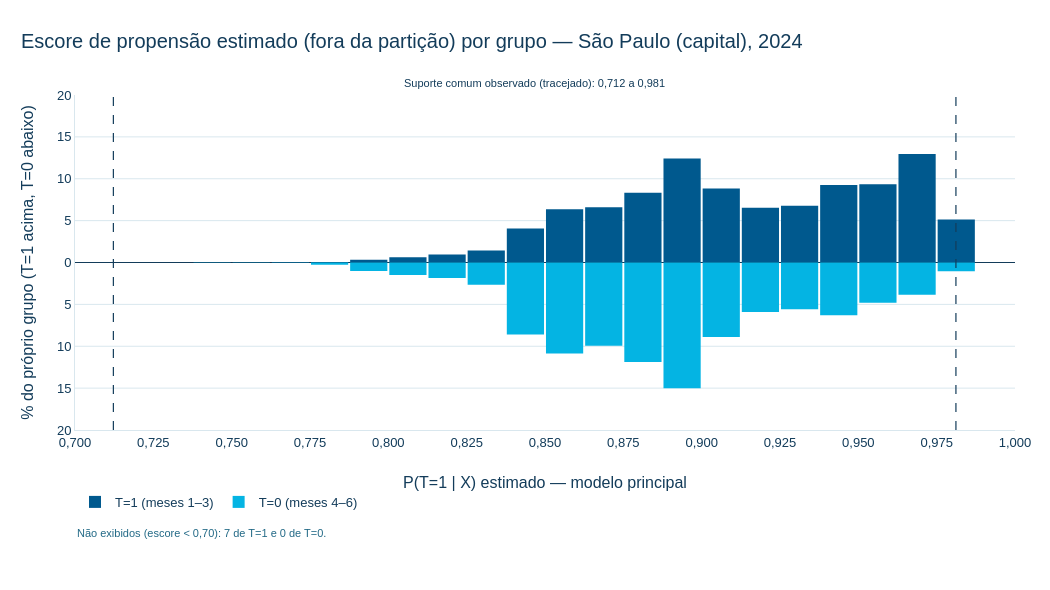

The notebook cell this image was saved under:
### Markdown cell above
Histograma espelhado, normalizado **dentro de cada grupo** (percentual do próprio grupo por faixa de 0,0125): T=1 acima do zero e T=0 abaixo, para que a diferença de tamanho entre 104 mil tratados e 10 mil controles não distorça a comparação. As linhas tracejadas marcam o suporte comum observado; o eixo começa em 0,70 e os poucos registros abaixo disso são informados na nota do gráfico.

### Code cell
e = escores["principal"]
# Histograma espelhado: T=1 acima e T=0 abaixo do zero, cada um em % do próprio grupo.
EIXO_MIN, LARGURA_BARRA = 0.70, LARGURA_FAIXA / 2
bordas = np.round(np.arange(EIXO_MIN, 1 + LARGURA_BARRA / 2, LARGURA_BARRA), 4)
centros = (bordas[:-1] + bordas[1:]) / 2
omitidos = {v: int(((e < EIXO_MIN) & (t_arr == v)).sum()) for v in (1, 0)}
fig_ps = go.Figure()
for valor, sinal, nome, cor in [(1, 1, "T=1 (meses 1–3)", CORES_IPT["AZUL_PRINCIPAL"]),
                                (0, -1, "T=0 (meses 4–6)", CORES_IPT["CIANO"])]:
    contagem, _ = np.histogram(e[t_arr == valor], bins=bordas)
    pct_grupo = 100 * contagem / (t_arr == valor).sum()
    fig_ps.add_bar(
        x=centros, y=sinal * pct_grupo, width=LARGURA_BARRA * 0.95, name=nome,
        marker=dict(color=cor), customdata=np.c_[pct_grupo, contagem],
        hovertemplate="Escore %{x:.3f}<br>%{customdata[0]:.2f}% do grupo"
                      "<br>n = %{customdata[1]:,.0f}<extra>" + nome + "</extra>")
for limite in (sc["inferior"], sc["superior"]):
    fig_ps.add_vline(x=limite, line=dict(color=CORES_IPT["AZUL_ESCURO"], dash="dash", width=1.2))
fig_ps.add_annotation(x=(sc["inferior"] + sc["superior"]) / 2, y=1.06, yref="paper", showarrow=False,
                      text=f"Suporte comum observado (tracejado): {fmt(sc['inferior'], 3)} a {fmt(sc['superior'], 3)}",
                      font=dict(size=11, color=CORES_IPT["AZUL_ESCURO"]))
fig_ps.add_annotation(x=0, xref="paper", xanchor="left", y=-0.33, yref="paper", showarrow=False,
                      text=f"Não exibidos (escore < {fmt(EIXO_MIN, 2)}): {fmt(omitidos[1])} de T=1 e {fmt(omitidos[0])} de T=0.",
                      font=dict(size=11, color=CORES_IPT["AZUL_MEDIO"]))
aplicar_tema_base(fig_ps, "Escore de propensão estimado (fora da partição) por grupo — São Paulo (capital), 2024")
limite_y = np.ceil(max(abs(v) for tr in fig_ps.data for v in tr.y) / 5) * 5
marcas = np.arange(-limite_y, limite_y + 1, 5)
fig_ps.update_layout(barmode="relative", width=1050, height=590, separators=",.",
                     margin=dict(l=75, r=35, t=95, b=160), legend=dict(orientation="h", y=-0.17, x=0))
fig_ps.update_xaxes(title="P(T=1 | X) estimado — modelo principal", range=[EIXO_MIN, 1.0], dtick=0.025,
                    tickformat=".3f")
fig_ps.update_yaxes(title="% do próprio grupo (T=1 acima, T=0 abaixo)", range=[-limite_y, limite_y],
                    tickvals=marcas, ticktext=[fmt(abs(v)) for v in marcas], zeroline=True,
                    zerolinecolor=CORES_IPT["AZUL_ESCURO"])
exibir_plotly(fig_ps)

### Figure 1 — Plotly figure (JSON) as saved in the notebook; plotly's stock layout.template omitted (floating-point values rounded to 4 significant figures)
{"data": [{"customdata": [[0.002869, 3.0], [0.002869, 3.0], [0.004781, 5.0], [0.004781, 5.0], [0.01339, 14.0], [0.03442, 36.0], [0.05929, 62.0], [0.3165, 331.0], [0.6302, 659.0], [0.9543, 998.0], [1.433, 1499.0], [4.05, 4235.0], [6.37, 6662.0], [6.587, 6888.0], [8.315, 8696.0], [12.42, 12990.0], [8.831, 9235.0], [6.525, 6824.0], [6.763, 7072.0], [9.244, 9667.0], [9.342, 9770.0], [12.95, 13550.0], [5.131, 5366.0], [0.0, 0.0]], "hovertemplate": "Escore %{x:.3f}<br>%{customdata[0]:.2f}% do grupo<br>n = %{customdata[1]:,.0f}<extra>T=1 (meses 1–3)</extra>", "marker": {"color": "#00598E"}, "name": "T=1 (meses 1–3)", "type": "bar", "width": 0.01188, "x": [0.7063, 0.7188, 0.7312, 0.7438, 0.7562, 0.7688, 0.7812, 0.7937, 0.8063, 0.8187, 0.8313, 0.8438, 0.8562, 0.8688, 0.8812, 0.8938, 0.9062, 0.9187, 0.9313, 0.9437, 0.9563, 0.9688, 0.9812, 0.9938], "y": [0.002869, 0.002869, 0.004781, 0.004781, 0.01339, 0.03442, 0.05929, 0.3165, 0.6302, 0.9543, 1.433, 4.05, 6.37, 6.587, 8.315, 12.42, 8.831, 6.525, 6.763, 9.244, 9.342, 12.95, 5.131, 0.0]}, {"customdata": [[0.009883, 1.0], [0.0, 0.0], [0.009883, 1.0], [0.01977, 2.0], [0.02965, 3.0], [0.01977, 2.0], [0.257, 26.0], [1.018, 103.0], [1.483, 150.0], [1.838, 186.0], [2.659, 269.0], [8.608, 871.0], [10.85, 1098.0], [9.933, 1005.0], [11.88, 1202.0], [15.02, 1520.0], [8.885, 899.0], [5.9, 597.0], [5.584, 565.0], [6.286, 636.0], [4.803, 486.0], [3.855, 390.0], [1.048, 106.0], [0.0, 0.0]], "hovertemplate": "Escore %{x:.3f}<br>%{customdata[0]:.2f}% do grupo<br>n = %{customdata[1]:,.0f}<extra>T=0 (meses 4–6)</extra>", "marker": {"color": "#04B4E3"}, "name": "T=0 (meses 4–6)", "type": "bar", "width": 0.01188, "x": [0.7063, 0.7188, 0.7312, 0.7438, 0.7562, 0.7688, 0.7812, 0.7937, 0.8063, 0.8187, 0.8313, 0.8438, 0.8562, 0.8688, 0.8812, 0.8938, 0.9062, 0.9187, 0.9313, 0.9437, 0.9563, 0.9688, 0.9812, 0.9938], "y": [-0.009883, -0.0, -0.009883, -0.01977, -0.02965, -0.01977, -0.257, -1.018, -1.483, -1.838, -2.659, -8.608, -10.85, -9.933, -11.88, -15.02, -8.885, -5.9, -5.584, -6.286, -4.803, -3.855, -1.048, -0.0]}], "layout": {"annotations": [{"font": {"color": "#133C5A", "size": 11}, "showarrow": false, "text": "Suporte comum observado (tracejado): 0,712 a 0,981", "x": 0.8467, "y": 1.06, "yref": "paper"}, {"font": {"color": "#226986", "size": 11}, "showarrow": false, "text": "Não exibidos (escore < 0,70): 7 de T=1 e 0 de T=0.", "x": 0, "xanchor": "left", "xref": "paper", "y": -0.33, "yref": "paper"}], "barmode": "relative", "height": 590, "legend": {"orientation": "h", "x": 0, "y": -0.17}, "margin": {"b": 160, "l": 75, "r": 35, "t": 95}, "separators": ",.", "shapes": [{"line": {"color": "#133C5A", "dash": "dash", "width": 1.2}, "type": "line", "x0": 0.7122, "x1": 0.7122, "xref": "x", "y0": 0, "y1": 1, "yref": "y domain"}, {"line": {"color": "#133C5A", "dash": "dash", "width": 1.2}, "type": "line", "x0": 0.9811, "x1": 0.9811, "xref": "x", "y0": 0, "y1": 1, "yref": "y domain"}], "title": {"text": "Escore de propensão estimado (fora da partição) por grupo — São Paulo (capital), 2024"}, "width": 1050, "xaxis": {"dtick": 0.025, "range": [0.7, 1.0], "tickformat": ".3f", "title": {"text": "P(T=1 | X) estimado — modelo principal"}}, "yaxis": {"range": [-20.0, 20.0], "ticktext": ["20", "15", "10", "5", "0", "5", "10", "15", "20"], "tickvals": [-20.0, -15.0, -10.0, -5.0, 0.0, 5.0, 10.0, 15.0, 20.0], "title": {"text": "% do próprio grupo (T=1 acima, T=0 abaixo)"}, "zeroline": true, "zerolinecolor": "#133C5A"}}}
